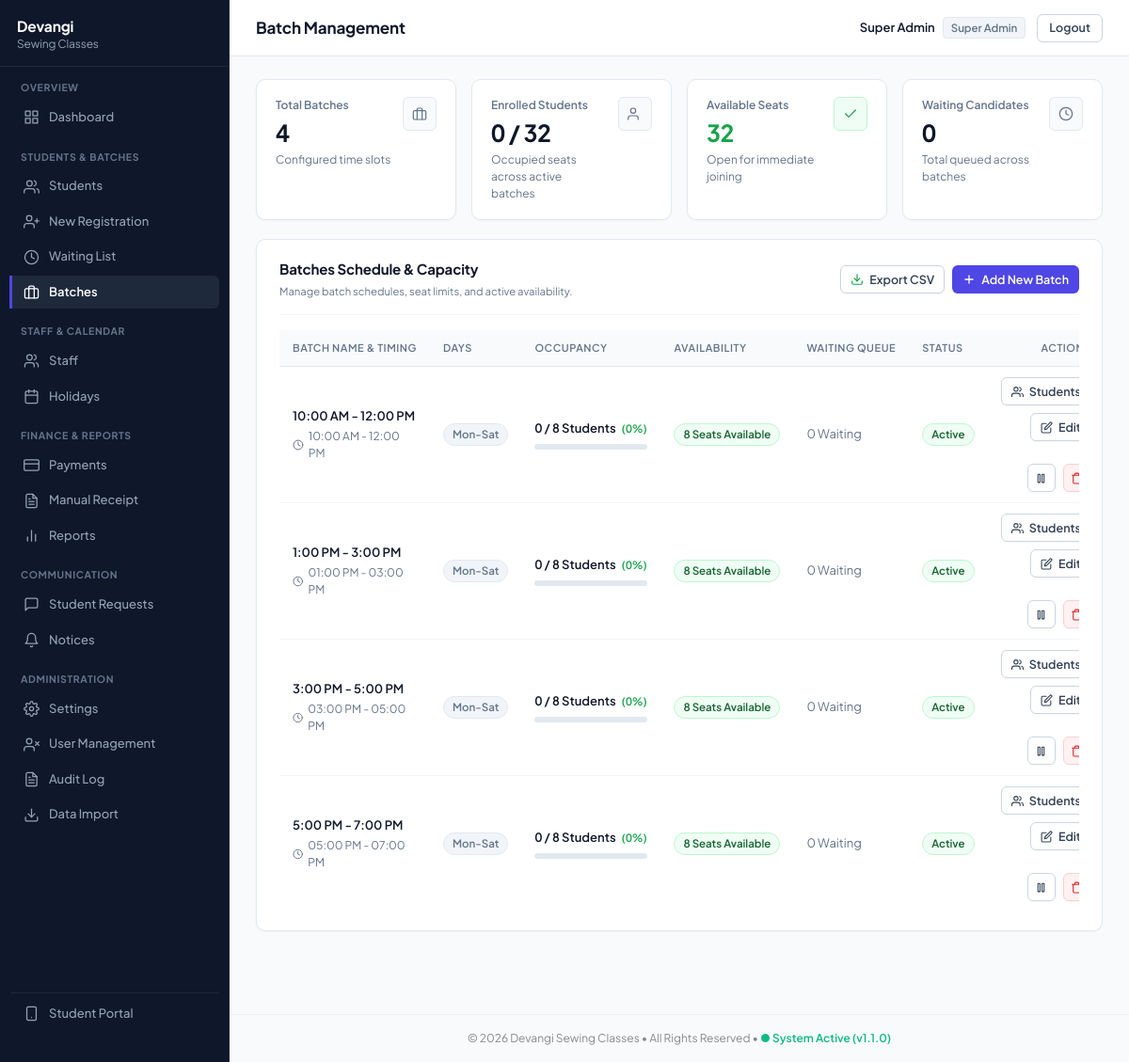
Screenshot of /public/batches.php (signed in) with the database file from the repository.
### tables this page shows
CREATE TABLE IF NOT EXISTS batches (
    id INT UNSIGNED AUTO_INCREMENT PRIMARY KEY,
    name VARCHAR(50) NOT NULL,              
    batch_days VARCHAR(100) DEFAULT NULL,   
    start_time TIME NOT NULL,
    end_time TIME NOT NULL,
    capacity INT UNSIGNED NOT NULL DEFAULT 8,
    is_active TINYINT(1) NOT NULL DEFAULT 1,
    created_at DATETIME DEFAULT CURRENT_TIMESTAMP,
    updated_at DATETIME DEFAULT CURRENT_TIMESTAMP ON UPDATE CURRENT_TIMESTAMP
);

### includes/services/BatchService.php (called while the page is built, shortened)
<?php
require_once __DIR__ . '/../functions.php';
require_once __DIR__ . '/../auth.php';
class BatchService
{
    public static function getAllBatches(bool $activeOnly = false): array
    {
        $pdo = db();
        $sql = "SELECT b.* FROM batches b";
        $sql .= " ORDER BY b.start_time ASC";
        return $pdo->query($sql)->fetchAll();
    }
    public static function getActiveStudentCount(int $batchId): int
    {
        $stmt = db()->prepare(
            "SELECT COUNT(*) FROM students
             WHERE joined_batch_id = ? AND (status IN ('active', 'extended') OR course_status IN ('active', 'extended'))"
        );
        $stmt->execute([$batchId]);
        return (int) $stmt->fetchColumn();
    }
    public static function getWaitingStudentCount(int $batchId): int
    {
        $stmt = db()->prepare(
            "SELECT COUNT(*) FROM students
             WHERE preferred_batch_id = ? AND status LIKE 'waiting%'"
        );
        $stmt->execute([$batchId]);
        return (int) $stmt->fetchColumn();
    }
}

### config/database.php (called while the page is built, shortened)
<?php
class Database
{
    private static ?PDO $instance = null;
    public static function getConnection(): PDO
    {
        if (self::$instance === null) {
            $host = defined('DB_HOST') ? DB_HOST : env('DB_HOST', '127.0.0.1');
            $port = defined('DB_PORT') ? DB_PORT : env('DB_PORT', '3306');
            $name = defined('DB_NAME') ? DB_NAME : env('DB_NAME', 'devangi_sms');
            $user = defined('DB_USER') ? DB_USER : env('DB_USER', 'root');
            $pass = defined('DB_PASS') ? DB_PASS : env('DB_PASS', '');
            $charset = defined('DB_CHARSET') ? DB_CHARSET : env('DB_CHARSET', 'utf8mb4');
            $dsn = "mysql:host={$host};port={$port};dbname={$name};charset={$charset}";
            try {
                self::$instance = new PDO($dsn, $user, $pass, [
                    PDO::ATTR_ERRMODE => PDO::ERRMODE_EXCEPTION,
                    PDO::ATTR_DEFAULT_FETCH_MODE => PDO::FETCH_ASSOC,
                    PDO::ATTR_EMULATE_PREPARES => false,
                ]);
            } catch (PDOException $e) {
                $isDebug = (bool) env('APP_DEBUG', true);
                http_response_code(500);
                if (str_contains($_SERVER['REQUEST_URI'] ?? '', '/api/')) {
                    header('Content-Type: application/json');
                    echo json_encode([
                        'success' => false,
                        'error' => 'Database connection failed.',
                        'details' => $isDebug ? $e->getMessage() : null
                    ]);
                    exit;
                }
                die('Database connection failed. Please check your .env or config settings. ' .
                    ($isDebug ? '(' . htmlspecialchars($e->getMessage()) . ')' : ''));
            }
        }
        return self::$instance;
    }
}
if (!function_exists('db')) {
    function db(): PDO
    {
        return Database::getConnection();
    }
}

### includes/auth.php (called while the page is built, shortened)
<?php
function current_role(): ?string
{
    return $_SESSION['user']['role_name'] ?? null;
}
function is_admin_or_above(): bool
{
    return in_array(current_role(), [ROLE_ADMIN, ROLE_SUPER_ADMIN], true);
}

### includes/functions.php (called while the page is built, shortened)
<?php
require_once __DIR__ . '/components/kpi_card.php';
require_once __DIR__ . '/components/export_button.php';
function e(?string $value): string
{
    return htmlspecialchars($value ?? '', ENT_QUOTES, 'UTF-8');
}
function url(string $path = ''): string
{
    $base = rtrim(defined('APP_URL') ? APP_URL : '/student-management', '/');
    $path = ltrim($path, '/');
    return $path ? "$base/$path" : $base;
}

### public/batches.php (the view, shortened to what this page needs)
<?php
require_once __DIR__ . '/../includes/auth.php';
require_once __DIR__ . '/../includes/functions.php';
require_once __DIR__ . '/../includes/services/BatchService.php';
$batches = BatchService::getAllBatches();
$totalCapacity = 0;
$totalActive = 0;
$totalWaiting = 0;
foreach ($batches as &$b) {
    $b['active_count'] = BatchService::getActiveStudentCount((int)$b['id']);
    $b['available'] = max(0, (int)$b['capacity'] - $b['active_count']);
    $b['waiting_count'] = BatchService::getWaitingStudentCount((int)$b['id']);
    if ($b['is_active']) {
        $totalCapacity += (int)$b['capacity'];
        $totalActive += (int)$b['active_count'];
    }
    $totalWaiting += (int)$b['waiting_count'];
}
$totalAvailable = max(0, $totalCapacity - $totalActive);
require_once __DIR__ . '/../includes/layout_header.php';
?>
<div class="grid grid-4" style="margin-bottom: 20px;">
    <?= render_kpi_card(
        'Total Batches',
        count($batches),
        'Configured time slots',
        '<svg width="16" height="16" viewBox="0 0 24 24" fill="none" stroke="currentColor" stroke-width="1.8" stroke-linecap="round" stroke-linejoin="round"><rect x="2" y="7" width="20" height="14" rx="2" ry="2"/><path d="M16 21V5a2 2 0 0 0-2-2h-4a2 2 0 0 0-2 2v16"/></svg>'
    ) ?>
    <?= render_kpi_card(
        'Enrolled Students',
        $totalActive . ' / ' . $totalCapacity,
        'Occupied seats across active batches',
        '<svg width="16" height="16" viewBox="0 0 24 24" fill="none" stroke="currentColor" stroke-width="1.8" stroke-linecap="round" stroke-linejoin="round"><path d="M17 21v-2a4 4 0 0 0-4-4H5a4 4 0 0 0-4 4v2"/><circle cx="9" cy="7" r="4"/></svg>'
    ) ?>
    <?= render_kpi_card(
        'Available Seats',
        $totalAvailable,
        'Open for immediate joining',
        '<svg width="16" height="16" viewBox="0 0 24 24" fill="none" stroke="currentColor" stroke-width="1.8" stroke-linecap="round" stroke-linejoin="round"><polyline points="20 6 9 17 4 12"/></svg>',
        $totalAvailable > 0 ? 'success' : 'default'
    ) ?>
    <?= render_kpi_card(
        'Waiting Candidates',
        $totalWaiting,
        'Total queued across batches',
        '<svg width="16" height="16" viewBox="0 0 24 24" fill="none" stroke="currentColor" stroke-width="1.8" stroke-linecap="round" stroke-linejoin="round"><circle cx="12" cy="12" r="10"/><polyline points="12 6 12 12 16 14"/></svg>',
        $totalWaiting > 0 ? 'warning' : 'default'
    ) ?>
</div>
<div class="card">
    <div class="card-header-bar">
        <div>
            <h2>Batches Schedule &amp; Capacity</h2>
            <small class="muted">Manage batch schedules, seat limits, and active availability.</small>
        </div>
        <div class="action-group">
            <?= render_export_button('?export=excel', 'Export CSV') ?>
            <?php if (is_admin_or_above()): ?>
            <button type="button" class="btn btn-sm" onclick="openAddModal()">
                <svg width="14" height="14" viewBox="0 0 24 24" fill="none" stroke="currentColor" stroke-width="2.2" stroke-linecap="round" stroke-linejoin="round"><line x1="12" y1="5" x2="12" y2="19"/><line x1="5" y1="12" x2="19" y2="12"/></svg>
                <span>Add New Batch</span>
            </button>
            <?php endif; ?>
        </div>
    </div>
    <div class="table-wrap">
        <table>
            <thead>
                <tr>
                    <th>Batch Name &amp; Timing</th>
                    <th>Days</th>
                    <th>Occupancy</th>
                    <th>Availability</th>
                    <th>Waiting Queue</th>
                    <th>Status</th>
                    <th class="text-right">Actions</th>
                </tr>
            </thead>
            <tbody>
                <?php foreach ($batches as $b):
                    $pct = $b['capacity'] > 0 ? min(100, round(($b['active_count'] / $b['capacity']) * 100)) : 0;
                    $barColor = $pct >= 100 ? 'var(--danger)' : ($pct >= 75 ? 'var(--warning)' : 'var(--success)');
                    $startTimeFmt = date('h:i A', strtotime($b['start_time']));
                    $endTimeFmt = date('h:i A', strtotime($b['end_time']));
                ?>
                <tr style="<?= !$b['is_active'] ? 'opacity:0.65;' : '' ?>">
                    <td>
                        <div style="font-weight: 600; color: var(--text);"><?= e($b['name']) ?></div>
                        <div class="batch-time-meta">
                            <svg width="12" height="12" viewBox="0 0 24 24" fill="none" stroke="currentColor" stroke-width="2" stroke-linecap="round" stroke-linejoin="round"><circle cx="12" cy="12" r="10"/><polyline points="12 6 12 12 16 14"/></svg>
                            <span><?= $startTimeFmt ?> - <?= $endTimeFmt ?></span>
                        </div>
                    </td>
                    <td>
                        <span class="badge badge-gray"><?= e($b['batch_days']) ?></span>
                    </td>
                    <td>
                        <div style="font-weight: 600; color: var(--text); font-variant-numeric: tabular-nums;">
                            <?= $b['active_count'] ?> / <?= $b['capacity'] ?> Students
                            <span style="font-size: 11.5px; color: <?= $barColor ?>; margin-left: 4px;">(<?= $pct ?>%)</span>
                        </div>
                        <div class="occupancy-bar-bg">
                        </div>
                    </td>
                    <td>
                        <?php if ($b['available'] <= 0): ?>
                            <span class="badge badge-red">Full</span>
                        <?php else: ?>
                            <span class="badge badge-green"><?= $b['available'] ?> Seats Available</span>
                        <?php endif; ?>
                    </td>
                    <td>
                        <?php if ($b['waiting_count'] > 0): ?>
                            <a href="<?= url('public/waiting_list.php?batch=' . $b['id']) ?>" class="badge badge-amber">
                                <?= $b['waiting_count'] ?> Candidates
                            </a>
                        <?php else: ?>
                            <span class="muted">0 Waiting</span>
                        <?php endif; ?>
                    </td>
                    <td>
                        <?php if ($b['is_active']): ?>
                            <span class="badge badge-green">Active</span>
                        <?php else: ?>
                            <span class="badge badge-gray">Inactive</span>
                        <?php endif; ?>
                    </td>
                    <td class="text-right" style="white-space: nowrap;">
                        <div class="action-group" style="justify-content: flex-end;">
                            <a href="<?= url('public/students_list.php?batch_id=' . $b['id']) ?>" class="btn btn-sm btn-secondary" title="View students in this batch">
                                <svg width="13" height="13" viewBox="0 0 24 24" fill="none" stroke="currentColor" stroke-width="2" stroke-linecap="round" stroke-linejoin="round"><path d="M17 21v-2a4 4 0 0 0-4-4H5a4 4 0 0 0-4 4v2"/><circle cx="9" cy="7" r="4"/><path d="M23 21v-2a4 4 0 0 0-3-3.87"/><path d="M16 3.13a4 4 0 0 1 0 7.75"/></svg>
                                <span>Students</span>
                            </a>
                            <?php if (is_admin_or_above()): ?>
                            <button type="button" class="btn btn-sm btn-secondary" onclick='openEditModal(<?= htmlspecialchars(json_encode($b), ENT_QUOTES, 'UTF-8') ?>)' title="Edit Batch">
                                <svg width="13" height="13" viewBox="0 0 24 24" fill="none" stroke="currentColor" stroke-width="2" stroke-linecap="round" stroke-linejoin="round"><path d="M11 4H4a2 2 0 0 0-2 2v14a2 2 0 0 0 2 2h14a2 2 0 0 0 2-2v-7"/><path d="M18.5 2.5a2.121 2.121 0 0 1 3 3L12 15l-4 1 1-4 9.5-9.5z"/></svg>
                                <span>Edit</span>
                            </button>
                            <form method="post" style="display:inline; margin:0;" onsubmit="return confirm('Toggle active status for this batch?');">
                                <button type="submit" class="btn btn-sm btn-icon btn-secondary" title="<?= $b['is_active'] ? 'Deactivate Batch' : 'Activate Batch' ?>">
                                    <?php if ($b['is_active']): ?>
                                        <svg width="13" height="13" viewBox="0 0 24 24" fill="none" stroke="currentColor" stroke-width="2" stroke-linecap="round" stroke-linejoin="round"><rect x="6" y="4" width="4" height="16"/><rect x="14" y="4" width="4" height="16"/></svg>
                                    <?php else: ?>
                                        <svg width="13" height="13" viewBox="0 0 24 24" fill="none" stroke="currentColor" stroke-width="2" stroke-linecap="round" stroke-linejoin="round"><polygon points="5 3 19 12 5 21 5 3"/></svg>
                                    <?php endif; ?>
                                </button>
                            </form>
                            <form method="post" style="display:inline; margin:0;" onsubmit="return confirm('Delete batch \'<?= addslashes($b['name']) ?>\' permanently?');">
                                <button type="submit" class="btn btn-sm btn-icon btn-danger-ghost" title="Delete Batch">
                                    <svg width="13" height="13" viewBox="0 0 24 24" fill="none" stroke="currentColor" stroke-width="2" stroke-linecap="round" stroke-linejoin="round"><polyline points="3 6 5 6 21 6"/><path d="M19 6v14a2 2 0 0 1-2 2H7a2 2 0 0 1-2-2V6m3 0V4a2 2 0 0 1 2-2h4a2 2 0 0 1 2 2v2"/></svg>
                                </button>
                            </form>
                            <?php endif; ?>
                        </div>
                    </td>
                </tr>
                <?php endforeach; ?>
            </tbody>
        </table>
    </div>
</div>
<?php require_once __DIR__ . '/../includes/layout_footer.php'; ?>

### rows the page displays
batches: name "10:00 AM - 12:00 PM", start_time "10:00 AM", end_time "12:00 PM", batch_days "Mon-Sat", active_count "0", capacity "8", capacity "0", is_active "Active"
batches: name "1:00 PM - 3:00 PM", start_time "01:00 PM", end_time "03:00 PM", batch_days "Mon-Sat", active_count "0", capacity "8", capacity "0", is_active "Active"
batches: name "3:00 PM - 5:00 PM", start_time "03:00 PM", end_time "05:00 PM", batch_days "Mon-Sat", active_count "0", capacity "8", capacity "0", is_active "Active"
batches: name "5:00 PM - 7:00 PM", start_time "05:00 PM", end_time "07:00 PM", batch_days "Mon-Sat", active_count "0", capacity "8", capacity "0", is_active "Active"

### other values shown
$brandMain "Devangi"
$brandSub "Sewing Classes"
$pageTitle "Batch Management"
$user['name'] "Super Admin"
$user['role_display'] "Super Admin"
$label "Total Batches Enrolled Students Available Seats Waiting Candidates"
$value "4 0 / 32 32 0"
$subtext "Configured time slots Occupied seats across active batches Open for immediate joining Total queued across batches"
$label "Export CSV"
get_setting('business_name', 'Devangi Sewing Classes') "Devangi Sewing Classes"
